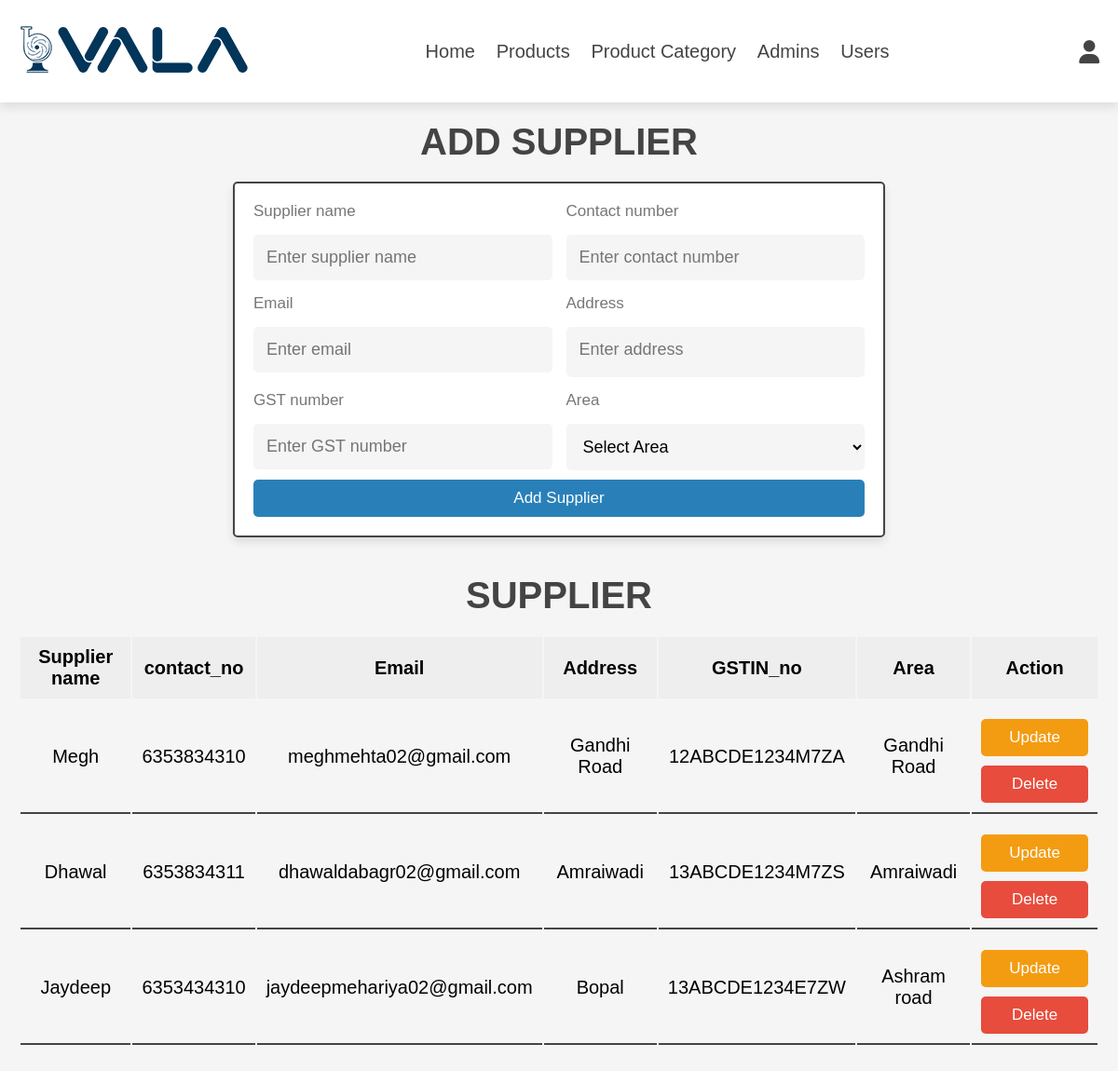
The page /supplier.php (signed in) on the database its author committed.
### tables this page shows
CREATE TABLE `supplier` (
  `supplier_id` int(11) NOT NULL,
  `supplier_name` varchar(30) NOT NULL,
  `contact_no` varchar(11) NOT NULL,
  `email` varchar(30) DEFAULT NULL,
  `address` varchar(100) DEFAULT NULL,
  `GSTIN_no` varchar(15) NOT NULL,
  `area_id` int(11) NOT NULL
);

CREATE TABLE `area` (
  `area_id` int(11) NOT NULL,
  `pincode` int(6) NOT NULL,
  `area_name` varchar(30) NOT NULL,
  `city_id` int(11) NOT NULL
);

### supplier.php (the view, shortened to what this page needs)
<?php
include 'admin_header.php';
include 'config.php';
?>
<!DOCTYPE html>
<html lang="en">
<head>
   <link rel="stylesheet" href="https://cdnjs.cloudflare.com/ajax/libs/font-awesome/6.1.1/css/all.min.css">
   <link rel="stylesheet" href="css/admin_style.css">
</head>
<body>
<section class="add-products">
   <h1 class="heading">add supplier</h1>
   <form action="" method="post" enctype="multipart/form-data">
      <div class="flex">
      <div class="inputBox">
            <span>Supplier name</span>
            <input type="text" class="box" required maxlength="30" placeholder="Enter supplier name" name="name">
         </div>
         <div class="inputBox">
            <span>Contact number</span>
            <input type="tel" class="box" required  required pattern="[0-9]{5}[0-9]{5}" placeholder="Enter contact number" name="number">
         </div>
         <div class="inputBox">
            <span>Email</span>
            <input type="email" class="box" required maxlength="30" placeholder="Enter email" name="email">
         </div>
         <div class="inputBox">
            <span>Address</span>
            <textarea class="box" required maxlength="100" placeholder="Enter address" name="address"></textarea>
         </div>
         <div class="inputBox">
            <span>GST number</span>
            <input type="text" class="box" required maxlength="15" placeholder="Enter GST number" required pattern="[0-9]{2}[A-Z]{5}[0-9]{4}[A-Z]{1}[1-9A-Z]{1}Z[0-9A-Z]{1}" oninvalid="this.setCustomValidity('Please enter valid GST number.')" name="gst">
         </div>
         <div class="inputBox">
            <span>Area</span>
            <select name="area_id" id="" class="box" required>
               <option value="">Select Area</option>
            </select>
         </div>
      </div>
      <input type="submit" value="add supplier" class="btn" name="add_supplier">
   </form>
</section>
<section class="show-products">
   <h1 class="heading">Supplier</h1>
   <div class="product-display">
<?php
   $select = mysqli_query($conn,"SELECT s.*,a.area_name AS aname FROM supplier s,area a WHERE a.area_id=s.area_id");
?>
   <table class="product-display-table">
      <thead>
         <tr>
            <th>Supplier name</th>
            <th>contact_no</th>
            <th>Email</th>
            <th>Address</th>
            <th>GSTIN_no</th>
            <th>Area</th>
            <th>Action</th>
         </tr>
      </thead>
      <?php
         $num = mysqli_num_rows($select);
         if($num>0){
         while($row = mysqli_fetch_assoc($select)){
      ?>
         <tr>
            <td><?php echo $row['supplier_name']; ?></td>
            <td><?php echo $row['contact_no']; ?></td>
            <td><?php echo $row['email']; ?></td>
            <td><?php echo $row['address']; ?></td>
            <td><?php echo $row['GSTIN_no']; ?></td>
            <td><?php echo $row['aname']; ?></td>
            <td>
               <a href="update_supplier.php?update=<?php echo $row['supplier_id']; ?>" class="option-btn">update</a>
               <a href="supplier.php?delete=<?php echo $row['supplier_id']; ?>" class="delete-btn" onclick="return confirm('Delete this supplier?');">delete</a>
               </td>
               </tr>
      <?php
         }
      }else{
         echo '<p class="empty">no area added yet!</p>';
      }
      ?>
         </table>
         </div>
</section>
</body>
</html>

### css/admin_style.css (style rules this page uses)
:root { --main-color:#2980b9; --orange:#f39c12; --red:#e74c3c; --black:#444; --white:#fff; --light-color:#777; --light-bg:#f5f5f5; --border:.2rem solid var(--black); --box-shadow:0 .5rem 1rem rgba(0,0,0,.1); --bg-color:#eee; }
* { font-family: 'Nunito', sans-serif; margin:0; padding:0; box-sizing: border-box; outline: none; border:none; text-decoration: none; }
html { font-size: 62.5%; overflow-x: hidden; }
body { background-color: var(--light-bg); }
section { padding:2rem; max-width: 1200px; margin:0 auto; }
.heading { font-size: 4rem; color:var(--black); margin-bottom: 2rem; text-align: center; text-transform: uppercase; }
.btn, .delete-btn, .option-btn { display: block; width: 100%; margin-top: 1rem; border-radius: .5rem; padding:1rem 3rem; font-size: 1.7rem; text-transform: capitalize; color:var(--white); cursor: pointer; text-align: center; }
.btn { background-color: var(--main-color); }
.option-btn { background-color: var(--orange); }
.delete-btn { background-color: var(--red); }
.add-products form { max-width: 70rem; margin: 0 auto; background-color: var(--white); box-shadow: var(--box-shadow); border:var(--border); border-radius: .5rem; padding:2rem; }
.add-products form .flex { display: flex; gap:1.5rem; flex-wrap: wrap; }
.add-products form .flex .inputBox { flex:1 1 25rem; }
.add-products form span { font-size:1.7rem; color:var(--light-color); }
.add-products form .box { font-size: 1.8rem; background-color: var(--light-bg); border-radius: .5rem; padding:1.4rem; width: 100%; margin-top: 1.5rem; }
.add-products form textarea { height: 5.4rem; resize: none; }
.product-display { margin:2rem 0; }
.product-display .product-display-table { width: 100%; text-align: center; }
.product-display .product-display-table thead { background: var(--bg-color); }
.product-display .product-display-table th { padding:1rem; font-size: 2rem; }
.product-display .product-display-table td { padding:1rem; font-size: 2rem; border-bottom: var(--border); }

### rows shown on the page
supplier: supplier_name "Megh", contact_no "6353834310", email "meghmehta02@gmail.com", address "Gandhi Road", GSTIN_no "12ABCDE1234M7ZA", area.area_name "Gandhi Road"
supplier: supplier_name "Dhawal", contact_no "6353834311", email "dhawaldabagr02@gmail.com", address "Amraiwadi", GSTIN_no "13ABCDE1234M7ZS", area.area_name "Amraiwadi"
supplier: supplier_name "Jaydeep", contact_no "6353434310", email "jaydeepmehariya02@gmail.com", address "Bopal", GSTIN_no "13ABCDE1234E7ZW", area.area_name "Ashram road"
